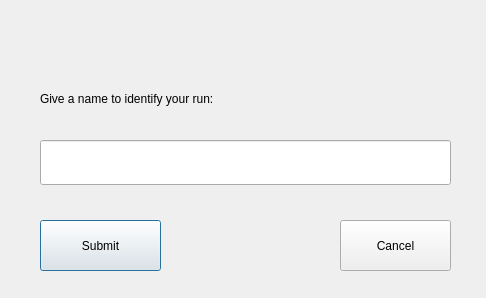
<?xml version="1.0" encoding="UTF-8"?>
<ui version="4.0">
 <class>SubmitWindow</class>
 <widget class="QDialog" name="SubmitWindow">
  <property name="geometry">
   <rect>
    <x>0</x>
    <y>0</y>
    <width>486</width>
    <height>298</height>
   </rect>
  </property>
  <property name="windowTitle">
   <string>Dialog</string>
  </property>
  <widget class="QPushButton" name="submitButton">
   <property name="geometry">
    <rect>
     <x>40</x>
     <y>220</y>
     <width>121</width>
     <height>51</height>
    </rect>
   </property>
   <property name="text">
    <string>Submit</string>
   </property>
  </widget>
  <widget class="QPushButton" name="cancelButton">
   <property name="geometry">
    <rect>
     <x>340</x>
     <y>220</y>
     <width>111</width>
     <height>51</height>
    </rect>
   </property>
   <property name="text">
    <string>Cancel</string>
   </property>
  </widget>
  <widget class="QLineEdit" name="nameInput">
   <property name="geometry">
    <rect>
     <x>40</x>
     <y>140</y>
     <width>411</width>
     <height>45</height>
    </rect>
   </property>
  </widget>
  <widget class="QLabel" name="submissioninfo">
   <property name="geometry">
    <rect>
     <x>40</x>
     <y>80</y>
     <width>441</width>
     <height>37</height>
    </rect>
   </property>
   <property name="text">
    <string>Give a name to identify your run:</string>
   </property>
  </widget>
 </widget>
 <resources/>
 <connections/>
</ui>
